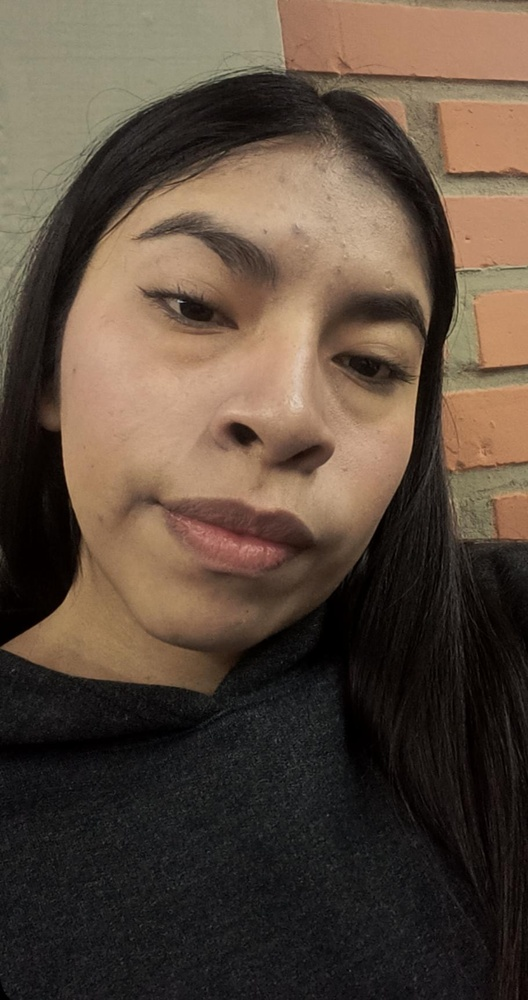
#> input picture practicas/practica_4/Laplaciano/foto1.jpeg, 528 x 1000 px, shrunk from 910 x 1724 before the run
$ jupyter execute Laplaciano.ipynb   (older library calls are emulated)
#> lines starting #> are read from the running program, lines starting #| are printed output that depends on the picture
## 1. LAPLACIANO

La fórmula del operador Laplaciano es:

$$
\nabla^2 f = \frac{\partial^2 f}{\partial x^2} + \frac{\partial^2 f}{\partial y^2}
$$

[cell 1]
import cv2
import numpy as np
import matplotlib.pyplot as plt


img = cv2.imread('foto1.jpeg', 0)
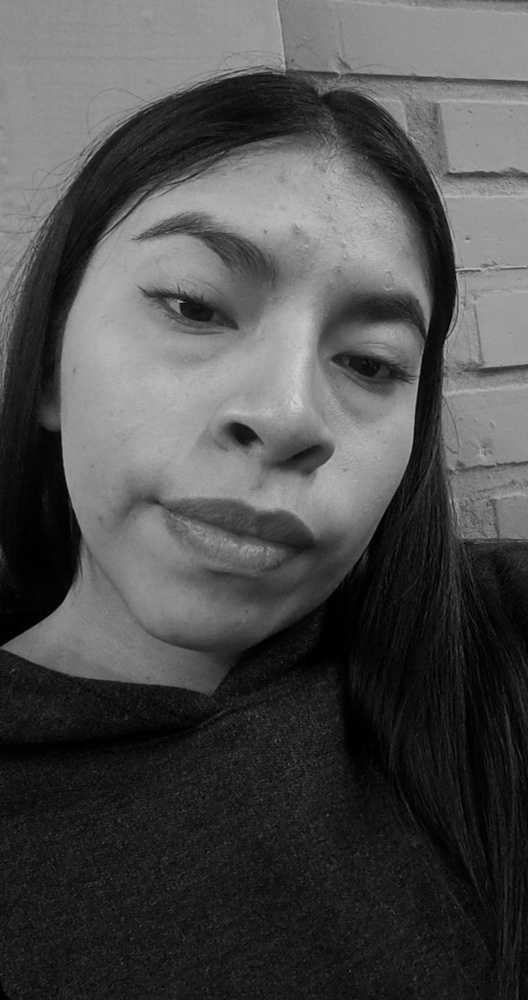
#> img: shape (1000, 528); min 0, max 210, mean 77.2

laplaciano = cv2.Laplacian(img, cv2.CV_64F)
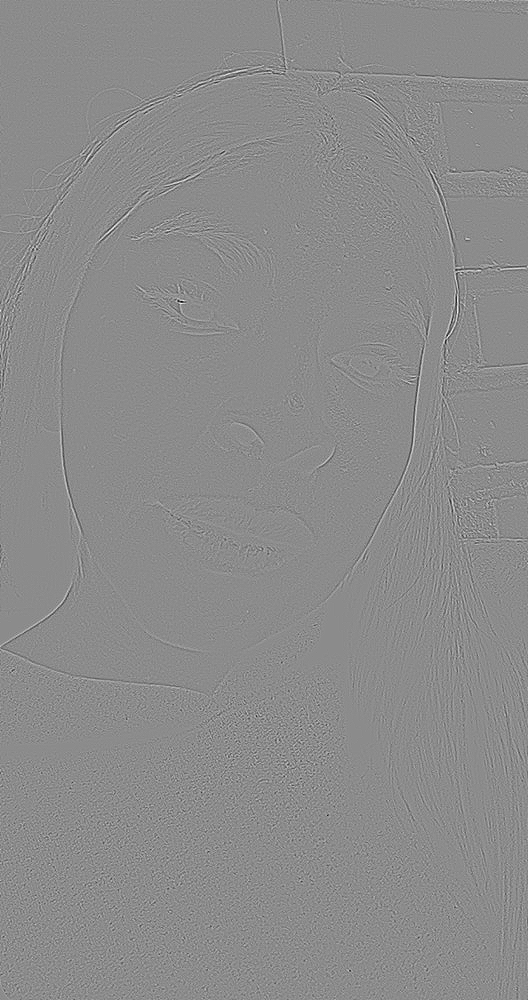
#> laplaciano: shape (1000, 528) float64; min -166, max 137, mean 0; drawn with min black and max white

plt.figure(figsize=(10,5))

plt.subplot(1,2,1)
plt.imshow(img, cmap='gray')
plt.title('Imagen Original')
plt.axis('off')

plt.subplot(1,2,2)
plt.imshow(laplaciano, cmap='gray')
plt.title('Laplaciano')
plt.axis('off')

plt.show()
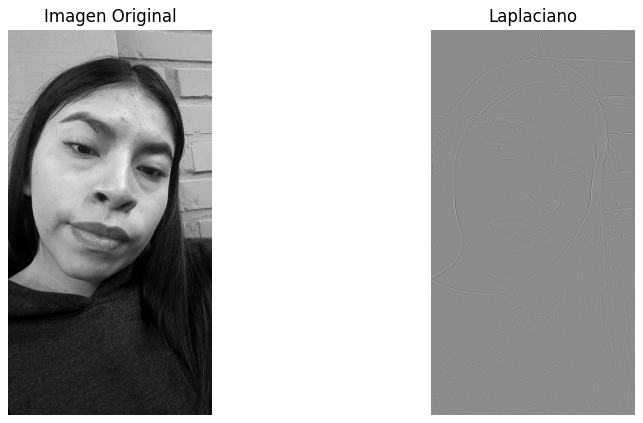
#> figure drawn by matplotlib, 2 panels

[cell 2]
import cv2
import numpy as np
import matplotlib.pyplot as plt

img = cv2.imread('foto1.jpeg', 0)

img = np.float32(img)

d2x = cv2.Sobel(img, cv2.CV_64F, 2, 0)

d2y = cv2.Sobel(img, cv2.CV_64F, 0, 2)

laplaciano = d2x + d2y

plt.figure(figsize=(20,5))

plt.subplot(1,4,1)
plt.imshow(img, cmap='gray')
plt.title('Imagen Original')
plt.axis('off')

plt.subplot(1,4,2)
plt.imshow(d2x, cmap='gray')
plt.title('Segunda Derivada X')
plt.axis('off')

plt.subplot(1,4,3)
plt.imshow(d2y, cmap='gray')
plt.title('Segunda Derivada Y')
plt.axis('off')

plt.subplot(1,4,4)
plt.imshow(laplaciano, cmap='gray')
plt.title('Laplaciano Manual')
plt.axis('off')

plt.show()
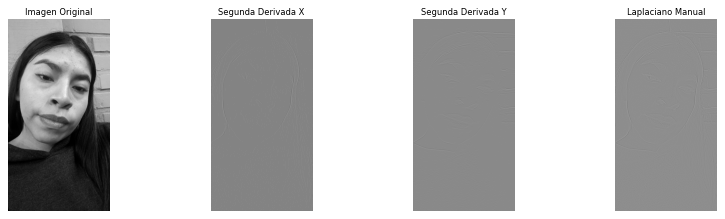
#> figure drawn by matplotlib, 4 panels

## 2. LAPLACIANO DEL GAUSSIANO

La fórmula del operador Laplaciano del Gaussiano (LoG) es:

$$
LoG(x, y) = \nabla^2 [G(x, y) * f(x, y)]
$$

[cell 3]
import cv2
import numpy as np
import matplotlib.pyplot as plt

img = cv2.imread('foto1.jpeg', 0)

gauss = cv2.GaussianBlur(img, (3,3), 0)

log = cv2.Laplacian(gauss, cv2.CV_64F)

plt.figure(figsize=(15,5))

plt.subplot(1,3,1)
plt.imshow(img, cmap='gray')
plt.title('Imagen Original')
plt.axis('off')

plt.subplot(1,3,2)
plt.imshow(gauss, cmap='gray')
plt.title('Filtro Gaussiano')
plt.axis('off')

plt.subplot(1,3,3)
plt.imshow(log, cmap='gray')
plt.title('Laplaciano del Gaussiano')
plt.axis('off')

plt.show()

[cell 4]
import cv2
import numpy as np
import matplotlib.pyplot as plt

img = cv2.imread('foto1.jpeg', 0)

img = np.float32(img)

gauss = cv2.GaussianBlur(img, (5,5), 0)

d2x = cv2.Sobel(gauss, cv2.CV_64F, 2, 0)

d2y = cv2.Sobel(gauss, cv2.CV_64F, 0, 2)

log = d2x + d2y

plt.figure(figsize=(20,5))

plt.subplot(1,4,1)
plt.imshow(img, cmap='gray')
plt.title('Imagen Original')
plt.axis('off')

plt.subplot(1,4,2)
plt.imshow(gauss, cmap='gray')
plt.title('Filtro Gaussiano')
plt.axis('off')

plt.subplot(1,4,3)
plt.imshow(log, cmap='gray')
plt.title('LoG Manual')
plt.axis('off')

plt.show()
